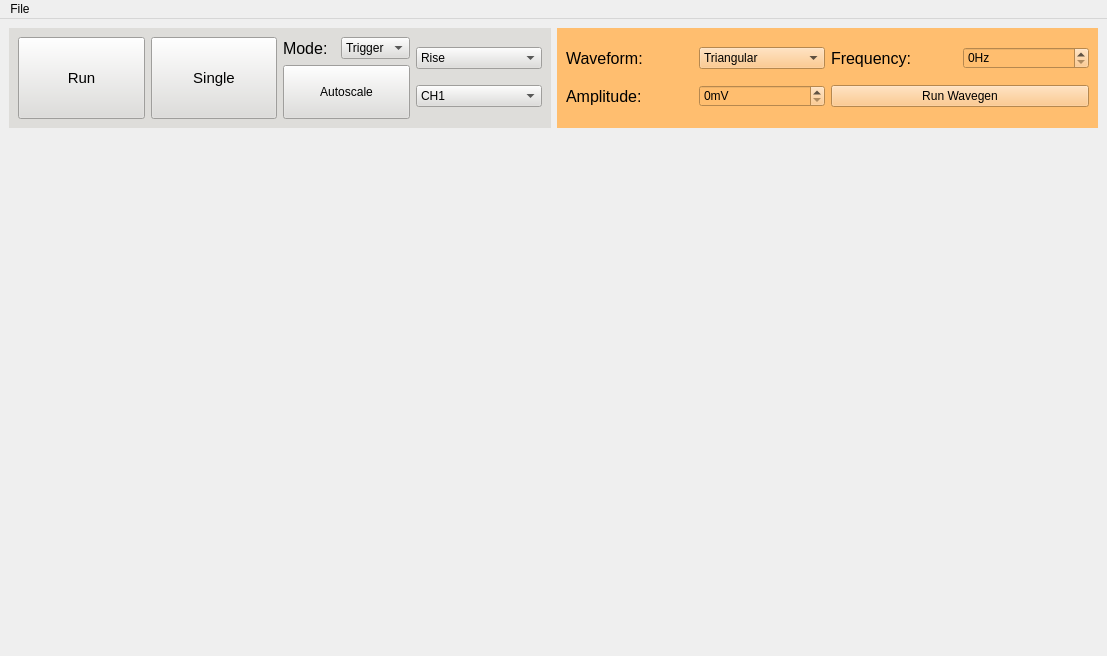
<?xml version="1.0" encoding="UTF-8"?>
<ui version="4.0">
 <class>Bioscope</class>
 <widget class="QMainWindow" name="Bioscope">
  <property name="geometry">
   <rect>
    <x>0</x>
    <y>0</y>
    <width>1107</width>
    <height>656</height>
   </rect>
  </property>
  <property name="windowTitle">
   <string>Bioscope</string>
  </property>
  <widget class="QWidget" name="centralwidget">
   <layout class="QVBoxLayout" name="verticalLayout_3">
    <item>
     <layout class="QVBoxLayout" name="VLayoutGlobal">
      <item>
       <layout class="QHBoxLayout" name="HLayoutControl">
        <item>
         <widget class="QFrame" name="FrameControlScope">
          <property name="sizePolicy">
           <sizepolicy hsizetype="MinimumExpanding" vsizetype="Fixed">
            <horstretch>0</horstretch>
            <verstretch>0</verstretch>
           </sizepolicy>
          </property>
          <property name="minimumSize">
           <size>
            <width>20</width>
            <height>100</height>
           </size>
          </property>
          <property name="styleSheet">
           <string notr="true">background-color: rgb(222, 221, 218);
alternate-background-color: rgb(119, 118, 123);
color: rgb(0, 0, 0);</string>
          </property>
          <property name="frameShape">
           <enum>QFrame::Shape::NoFrame</enum>
          </property>
          <layout class="QHBoxLayout" name="horizontalLayout">
           <item>
            <widget class="QPushButton" name="buttonRunStop">
             <property name="sizePolicy">
              <sizepolicy hsizetype="Minimum" vsizetype="Expanding">
               <horstretch>0</horstretch>
               <verstretch>0</verstretch>
              </sizepolicy>
             </property>
             <property name="font">
              <font>
               <pointsize>11</pointsize>
               <bold>false</bold>
              </font>
             </property>
             <property name="text">
              <string>Run</string>
             </property>
             <property name="icon">
              <iconset theme="QIcon::ThemeIcon::MediaPlaybackStart"/>
             </property>
             <property name="iconSize">
              <size>
               <width>25</width>
               <height>25</height>
              </size>
             </property>
            </widget>
           </item>
           <item>
            <widget class="QPushButton" name="buttonSingle">
             <property name="sizePolicy">
              <sizepolicy hsizetype="Minimum" vsizetype="Expanding">
               <horstretch>0</horstretch>
               <verstretch>0</verstretch>
              </sizepolicy>
             </property>
             <property name="font">
              <font>
               <pointsize>11</pointsize>
               <bold>false</bold>
              </font>
             </property>
             <property name="text">
              <string>Single</string>
             </property>
             <property name="icon">
              <iconset theme="QIcon::ThemeIcon::MediaPlaybackPause"/>
             </property>
             <property name="iconSize">
              <size>
               <width>25</width>
               <height>25</height>
              </size>
             </property>
            </widget>
           </item>
           <item>
            <layout class="QVBoxLayout" name="VLayoutModeAuto">
             <item>
              <layout class="QHBoxLayout" name="HLayoutMode">
               <item>
                <widget class="QLabel" name="labelMode">
                 <property name="font">
                  <font>
                   <pointsize>12</pointsize>
                  </font>
                 </property>
                 <property name="text">
                  <string>Mode:</string>
                 </property>
                </widget>
               </item>
               <item>
                <widget class="QComboBox" name="comboMode">
                 <property name="sizePolicy">
                  <sizepolicy hsizetype="Preferred" vsizetype="Fixed">
                   <horstretch>0</horstretch>
                   <verstretch>0</verstretch>
                  </sizepolicy>
                 </property>
                 <property name="minimumSize">
                  <size>
                   <width>0</width>
                   <height>10</height>
                  </size>
                 </property>
                 <item>
                  <property name="text">
                   <string>Trigger</string>
                  </property>
                 </item>
                 <item>
                  <property name="text">
                   <string>Roll</string>
                  </property>
                 </item>
                 <item>
                  <property name="text">
                   <string>XY</string>
                  </property>
                 </item>
                </widget>
               </item>
              </layout>
             </item>
             <item>
              <widget class="QPushButton" name="buttonAutoscale">
               <property name="sizePolicy">
                <sizepolicy hsizetype="Minimum" vsizetype="Minimum">
                 <horstretch>0</horstretch>
                 <verstretch>0</verstretch>
                </sizepolicy>
               </property>
               <property name="minimumSize">
                <size>
                 <width>0</width>
                 <height>12</height>
                </size>
               </property>
               <property name="text">
                <string>Autoscale</string>
               </property>
               <property name="icon">
                <iconset theme="QIcon::ThemeIcon::ZoomFitBest"/>
               </property>
              </widget>
             </item>
            </layout>
           </item>
           <item>
            <layout class="QVBoxLayout" name="VLayoutTriggerRight">
             <item>
              <widget class="QComboBox" name="comboTriggerSet">
               <property name="sizePolicy">
                <sizepolicy hsizetype="Preferred" vsizetype="Fixed">
                 <horstretch>0</horstretch>
                 <verstretch>0</verstretch>
                </sizepolicy>
               </property>
               <property name="minimumSize">
                <size>
                 <width>0</width>
                 <height>10</height>
                </size>
               </property>
               <item>
                <property name="text">
                 <string>Rise</string>
                </property>
                <property name="icon">
                 <iconset theme="QIcon::ThemeIcon::GoUp"/>
                </property>
               </item>
               <item>
                <property name="text">
                 <string>Fall</string>
                </property>
                <property name="icon">
                 <iconset theme="QIcon::ThemeIcon::GoDown"/>
                </property>
               </item>
               <item>
                <property name="text">
                 <string>Both</string>
                </property>
                <property name="icon">
                 <iconset theme="QIcon::ThemeIcon::MediaPlaylistShuffle"/>
                </property>
               </item>
              </widget>
             </item>
             <item>
              <widget class="QComboBox" name="comboTriggerCH">
               <property name="sizePolicy">
                <sizepolicy hsizetype="Preferred" vsizetype="Fixed">
                 <horstretch>0</horstretch>
                 <verstretch>0</verstretch>
                </sizepolicy>
               </property>
               <property name="minimumSize">
                <size>
                 <width>0</width>
                 <height>10</height>
                </size>
               </property>
               <item>
                <property name="text">
                 <string>CH1</string>
                </property>
               </item>
               <item>
                <property name="text">
                 <string>CH2</string>
                </property>
               </item>
               <item>
                <property name="text">
                 <string>CH3</string>
                </property>
               </item>
               <item>
                <property name="text">
                 <string>CH4</string>
                </property>
               </item>
              </widget>
             </item>
            </layout>
           </item>
          </layout>
         </widget>
        </item>
        <item>
         <widget class="QFrame" name="FrameControlWavegen">
          <property name="sizePolicy">
           <sizepolicy hsizetype="Expanding" vsizetype="Fixed">
            <horstretch>0</horstretch>
            <verstretch>0</verstretch>
           </sizepolicy>
          </property>
          <property name="minimumSize">
           <size>
            <width>0</width>
            <height>100</height>
           </size>
          </property>
          <property name="styleSheet">
           <string notr="true">background-color: rgb(255, 190, 111);
color: rgb(0, 0, 0);</string>
          </property>
          <property name="frameShape">
           <enum>QFrame::Shape::NoFrame</enum>
          </property>
          <layout class="QHBoxLayout" name="horizontalLayout_2">
           <item>
            <layout class="QVBoxLayout" name="VLayoutWavAmp">
             <item>
              <layout class="QHBoxLayout" name="HLayoutWaveform">
               <item>
                <widget class="QLabel" name="labelWaveform">
                 <property name="font">
                  <font>
                   <pointsize>12</pointsize>
                  </font>
                 </property>
                 <property name="text">
                  <string>Waveform:</string>
                 </property>
                </widget>
               </item>
               <item>
                <widget class="QComboBox" name="comboWaveform">
                 <item>
                  <property name="text">
                   <string>Triangular</string>
                  </property>
                 </item>
                 <item>
                  <property name="text">
                   <string>Square</string>
                  </property>
                 </item>
                 <item>
                  <property name="text">
                   <string>Sinusoid</string>
                  </property>
                 </item>
                 <item>
                  <property name="text">
                   <string>DC</string>
                  </property>
                 </item>
                </widget>
               </item>
              </layout>
             </item>
             <item>
              <layout class="QHBoxLayout" name="HLayoutAmplitud">
               <item>
                <widget class="QLabel" name="labelAmplitude">
                 <property name="font">
                  <font>
                   <pointsize>12</pointsize>
                  </font>
                 </property>
                 <property name="text">
                  <string>Amplitude:</string>
                 </property>
                </widget>
               </item>
               <item>
                <widget class="QSpinBox" name="spinWavegenAmp">
                 <property name="suffix">
                  <string>mV</string>
                 </property>
                </widget>
               </item>
              </layout>
             </item>
            </layout>
           </item>
           <item>
            <layout class="QVBoxLayout" name="VLayoutFreqRunWav">
             <item>
              <layout class="QHBoxLayout" name="HLayoutFreq">
               <item>
                <widget class="QLabel" name="labelFrequency">
                 <property name="font">
                  <font>
                   <pointsize>12</pointsize>
                  </font>
                 </property>
                 <property name="text">
                  <string>Frequency:</string>
                 </property>
                </widget>
               </item>
               <item>
                <widget class="QSpinBox" name="spinWavegenFreq">
                 <property name="suffix">
                  <string>Hz</string>
                 </property>
                </widget>
               </item>
              </layout>
             </item>
             <item>
              <widget class="QPushButton" name="pushRunWavegen">
               <property name="text">
                <string>Run Wavegen</string>
               </property>
               <property name="icon">
                <iconset theme="QIcon::ThemeIcon::MediaSeekForward"/>
               </property>
              </widget>
             </item>
            </layout>
           </item>
          </layout>
         </widget>
        </item>
       </layout>
      </item>
      <item>
       <layout class="QHBoxLayout" name="HLayoutPlotCH">
        <item>
         <widget class="SignalPlotter" name="plotWidget" native="true">
          <property name="sizePolicy">
           <sizepolicy hsizetype="MinimumExpanding" vsizetype="Expanding">
            <horstretch>0</horstretch>
            <verstretch>0</verstretch>
           </sizepolicy>
          </property>
         </widget>
        </item>
        <item>
         <layout class="QVBoxLayout" name="CHVLayout">
          <property name="sizeConstraint">
           <enum>QLayout::SizeConstraint::SetNoConstraint</enum>
          </property>
          <item>
           <widget class="ChannelFrame" name="frameCH1">
            <property name="sizePolicy">
             <sizepolicy hsizetype="Fixed" vsizetype="Expanding">
              <horstretch>0</horstretch>
              <verstretch>0</verstretch>
             </sizepolicy>
            </property>
            <property name="minimumSize">
             <size>
              <width>200</width>
              <height>0</height>
             </size>
            </property>
            <property name="styleSheet">
             <string notr="true"/>
            </property>
            <property name="frameShape">
             <enum>QFrame::Shape::NoFrame</enum>
            </property>
            <property name="channelName" stdset="0">
             <string>Channel 1</string>
            </property>
            <property name="frameColor" stdset="0">
             <string>rgb(246, 97, 81)</string>
            </property>
            <layout class="QFormLayout" name="formLayout_3"/>
           </widget>
          </item>
          <item>
           <widget class="ChannelFrame" name="frameCH2">
            <property name="sizePolicy">
             <sizepolicy hsizetype="Fixed" vsizetype="Expanding">
              <horstretch>0</horstretch>
              <verstretch>0</verstretch>
             </sizepolicy>
            </property>
            <property name="minimumSize">
             <size>
              <width>200</width>
              <height>0</height>
             </size>
            </property>
            <property name="styleSheet">
             <string notr="true"/>
            </property>
            <property name="frameShape">
             <enum>QFrame::Shape::NoFrame</enum>
            </property>
            <property name="channelName" stdset="0">
             <string>Channel 2</string>
            </property>
            <property name="frameColor" stdset="0">
             <string>rgb(143, 240, 164)</string>
            </property>
            <layout class="QFormLayout" name="formLayout_2"/>
           </widget>
          </item>
          <item>
           <widget class="ChannelFrame" name="frameCH3">
            <property name="sizePolicy">
             <sizepolicy hsizetype="Fixed" vsizetype="Expanding">
              <horstretch>0</horstretch>
              <verstretch>0</verstretch>
             </sizepolicy>
            </property>
            <property name="minimumSize">
             <size>
              <width>200</width>
              <height>0</height>
             </size>
            </property>
            <property name="styleSheet">
             <string notr="true"/>
            </property>
            <property name="frameShape">
             <enum>QFrame::Shape::NoFrame</enum>
            </property>
            <property name="channelName" stdset="0">
             <string>Channel 3</string>
            </property>
            <property name="frameColor" stdset="0">
             <string>rgb(249, 240, 107)</string>
            </property>
            <layout class="QFormLayout" name="formLayout"/>
           </widget>
          </item>
          <item>
           <widget class="ChannelFrame" name="frameCH4">
            <property name="sizePolicy">
             <sizepolicy hsizetype="Fixed" vsizetype="Expanding">
              <horstretch>0</horstretch>
              <verstretch>0</verstretch>
             </sizepolicy>
            </property>
            <property name="minimumSize">
             <size>
              <width>200</width>
              <height>0</height>
             </size>
            </property>
            <property name="styleSheet">
             <string notr="true"/>
            </property>
            <property name="frameShape">
             <enum>QFrame::Shape::NoFrame</enum>
            </property>
            <property name="channelName" stdset="0">
             <string>Channel 4</string>
            </property>
            <property name="frameColor" stdset="0">
             <string>rgb(153, 193, 241)</string>
            </property>
            <layout class="QFormLayout" name="formLayout_4"/>
           </widget>
          </item>
         </layout>
        </item>
       </layout>
      </item>
     </layout>
    </item>
   </layout>
  </widget>
  <widget class="QMenuBar" name="menuBar">
   <property name="geometry">
    <rect>
     <x>0</x>
     <y>0</y>
     <width>1107</width>
     <height>37</height>
    </rect>
   </property>
   <widget class="QMenu" name="menuFile">
    <property name="title">
     <string>File</string>
    </property>
    <widget class="QMenu" name="menuSave_as">
     <property name="title">
      <string>Save as</string>
     </property>
     <addaction name="action_png"/>
    </widget>
    <addaction name="actionSave"/>
    <addaction name="menuSave_as"/>
   </widget>
   <addaction name="menuFile"/>
  </widget>
  <action name="actionSave">
   <property name="text">
    <string>Save</string>
   </property>
  </action>
  <action name="action_png">
   <property name="text">
    <string>.png</string>
   </property>
  </action>
 </widget>
 <customwidgets>
  <customwidget>
   <class>ChannelFrame</class>
   <extends>QFrame</extends>
   <header location="global">channel_frame</header>
   <container>1</container>
  </customwidget>
  <customwidget>
   <class>SignalPlotter</class>
   <extends>QWidget</extends>
   <header>signal_plotter</header>
   <container>1</container>
  </customwidget>
 </customwidgets>
 <resources/>
 <connections/>
</ui>
